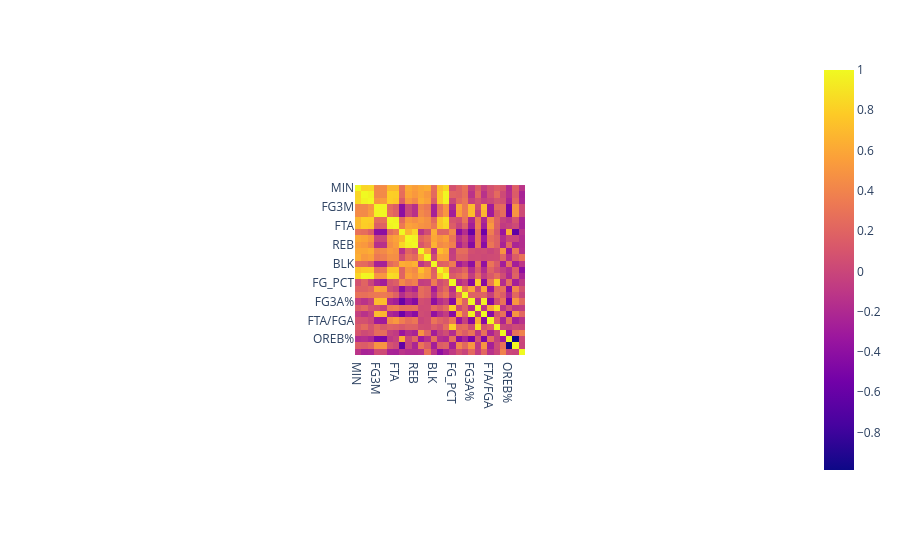

Notebook code cell kept with this figure:
### Code cell
fig = px.imshow(stats_df.corr())
fig.show()

### Figure 1 — Plotly figure (JSON) as saved in the notebook; plotly's stock layout.template omitted (floating-point values rounded to 4 significant figures; data arrays with more than 128 entries replaced by an {"elided": "..."} marker saying what was removed)
{"data": [{"coloraxis": "coloraxis", "hovertemplate": "x: %{x}<br>y: %{y}<br>color: %{z}<extra></extra>", "name": "0", "type": "heatmap", "x": ["MIN", "FGM", "FGA", "FG3M", "FG3A", "FTM", "FTA", "OREB", "DREB", "REB", "AST", "STL", "BLK", "TOV", "PTS", "FG_PCT", "FG3_PCT", "FT_PCT", "FG3A%", "PTS/FGA", "FG3M/FGM", "FTA/FGA", "TS%", "AST/TOV", "OREB%", "DREB%", "STL/TOV"], "xaxis": "x", "y": ["MIN", "FGM", "FGA", "FG3M", "FG3A", "FTM", "FTA", "OREB", "DREB", "REB", "AST", "STL", "BLK", "TOV", "PTS", "FG_PCT", "FG3_PCT", "FT_PCT", "FG3A%", "PTS/FGA", "FG3M/FGM", "FTA/FGA", "TS%", "AST/TOV", "OREB%", "DREB%", "STL/TOV"], "yaxis": "y", "z": {"elided": "27x27 float values"}}], "layout": {"autosize": true, "coloraxis": {"colorscale": [[0, "#0d0887"], [0.1111, "#46039f"], [0.2222, "#7201a8"], [0.3333, "#9c179e"], [0.4444, "#bd3786"], [0.5556, "#d8576b"], [0.6667, "#ed7953"], [0.7778, "#fb9f3a"], [0.8889, "#fdca26"], [1, "#f0f921"]]}, "margin": {"t": 60}, "xaxis": {"anchor": "y", "autorange": true, "constrain": "domain", "domain": [0.382, 0.618], "range": [-0.5, 26.5], "scaleanchor": "y", "type": "category"}, "yaxis": {"anchor": "x", "autorange": true, "constrain": "domain", "domain": [0, 1], "range": [26.5, -0.5], "type": "category"}}}
